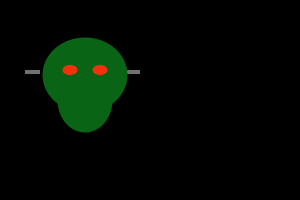
Frame 1 (no input)
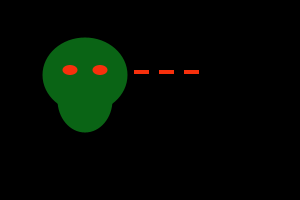
Frame 60 (the mouse pressed at the canvas centre just before this capture)
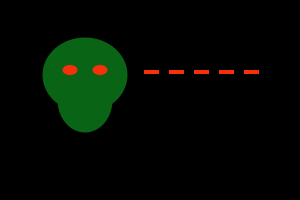
Frame 120 (the mouse held since frame 60 and released just before this capture)

The Processing sketch that drew these frames (run headless with seeded random() and noise(); from frame 60 on, the mouse is pressed at the canvas centre):

// Processing sketch: processing_79840
// ── processing_79840.pde


void setup() {
size(300, 200);

ellipse(100,100,75,75);
background(0);
frameRate(10);
noStroke();
fill(112);
}
int a = 75;
int d = 100;
int e=50;
int b = 25;
int c = 125;

void draw() {
  background(0);
  frameRate(10);
rect(a++, 70, 15, 4);
rect(b++, 70, 15, 4);
rect(c++, 70, 15, 4);
rect(d++, 70, 15, 4);
rect(e++, 70, 15, 4);

fill(10,100,21);
ellipse(85,75,85,75);
ellipse(85,100,55,65);
fill(247,48,12);
ellipse(100,70,15,10);
ellipse(70,70,15,10);
}
